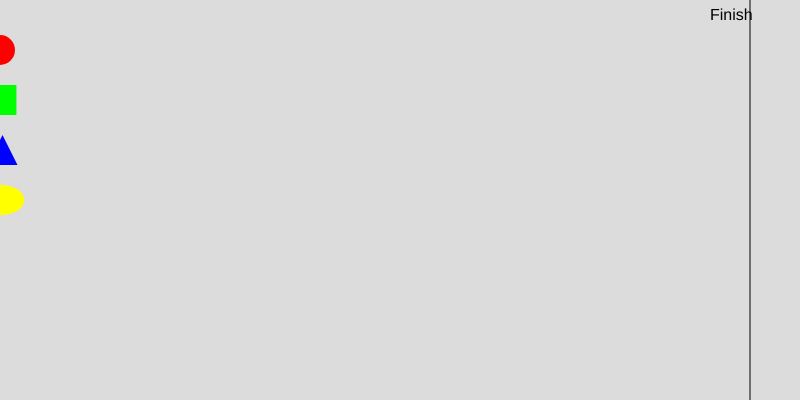
Frame 1 (no input)
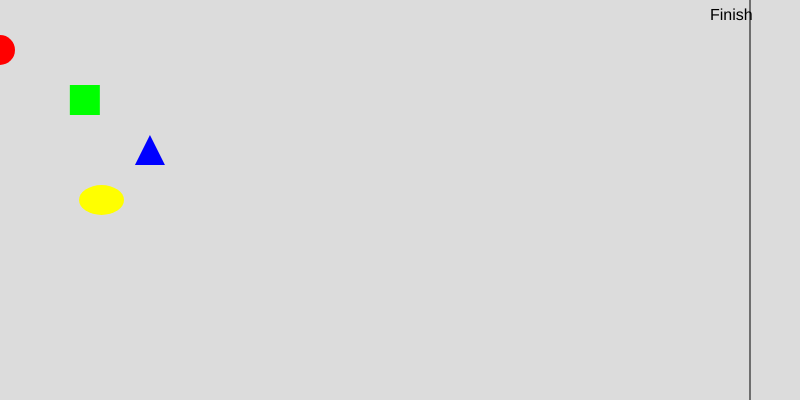
Frame 60 (no input)
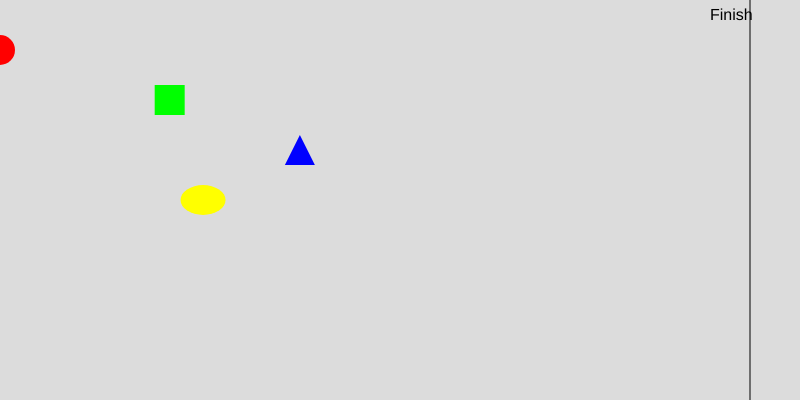
Frame 120 (the mouse pressed at the canvas centre since frame 60)

The p5.js sketch that drew these frames (run headless with seeded random() and noise() and a simulated clock; from frame 60 on, the mouse is pressed at the canvas centre):

// p5.js sketch
// ── sketch.js
let racers = [];
let finishLine;
let playerIndex = 0; // Index of the player-controlled racer
let raceOver = false;
let winner = "";
let keys = {}; // Object to track pressed keys

function setup() {
  createCanvas(800, 400);
  finishLine = width - 50;

  // Create racers with different shapes
  racers.push(new Racer('circle', color(255, 0, 0), 50, true)); // Player-controlled racer
  racers.push(new Racer('square', color(0, 255, 0), 100));
  racers.push(new Racer('triangle', color(0, 0, 255), 150));
  racers.push(new Racer('ellipse', color(255, 255, 0), 200));
}

function draw() {
  background(220);

  // Draw finish line
  stroke(0);
  line(finishLine, 0, finishLine, height);
  noStroke();
  fill(0);
  textSize(16);
  text("Finish", finishLine - 40, 20);

  // Check if race is over
  if (raceOver) {
    textSize(32);
    fill(50);
    textAlign(CENTER, CENTER);
    text(winner + " wins!", width / 2, height / 2);
    noLoop();
    return;
  }

  // Handle player movement
  handlePlayerMovement();

  // Update and display all racers
  for (let i = 0; i < racers.length; i++) {
    let racer = racers[i];
    racer.update();

    // Check for collisions between the player and others
    if (i !== playerIndex) {
      racers[playerIndex].checkCollision(racer);
    }

    racer.display();

    // Check if any racer has won
    if (racer.x >= finishLine && !raceOver) {
      raceOver = true;
      winner = racer.isPlayer ? "Player" : `Racer ${i + 1}`;
    }
  }
}

function handlePlayerMovement() {
  let player = racers[playerIndex];
  if (keys[UP_ARROW]) {
    player.y = max(0, player.y - 5);
  }
  if (keys[DOWN_ARROW]) {
    player.y = min(height, player.y + 5);
  }
  if (keys[LEFT_ARROW]) {
    player.x = max(0, player.x - 5);
  }
  if (keys[RIGHT_ARROW]) {
    player.x = min(finishLine, player.x + 5);
  }
}

function keyPressed() {
  // Record the key being pressed
  keys[keyCode] = true;
}

function keyReleased() {
  // Record the key being released
  keys[keyCode] = false;
}

function mousePressed() {
  // Interact with racers by clicking
  for (let racer of racers) {
    racer.checkInteraction(mouseX, mouseY);
  }
}

class Racer {
  constructor(shape, color, y, isPlayer = false) {
    this.shape = shape;
    this.color = color;
    this.y = y;
    this.x = 0;
    this.speed = random(1, 3);
    this.boost = 0;
    this.size = 30;
    this.isPlayer = isPlayer;
  }

  update() {
    if (!this.isPlayer) {
      this.x += this.speed + this.boost;
    }
    this.boost *= 0.9; // Gradual slowdown after a boost
    this.x = min(this.x, finishLine); // Stop at the finish line
  }

  display() {
    fill(this.color);
    noStroke();

    if (this.shape === 'circle') {
      ellipse(this.x, this.y, this.size, this.size);
    } else if (this.shape === 'square') {
      rect(this.x - this.size / 2, this.y - this.size / 2, this.size, this.size);
    } else if (this.shape === 'triangle') {
      triangle(
        this.x, this.y - this.size / 2,
        this.x - this.size / 2, this.y + this.size / 2,
        this.x + this.size / 2, this.y + this.size / 2
      );
    } else if (this.shape === 'ellipse') {
      ellipse(this.x, this.y, this.size * 1.5, this.size);
    }
  }

  checkInteraction(px, py) {
    if (dist(px, py, this.x, this.y) < this.size) {
      this.boost = 5; // Add a speed boost on click
    }
  }

  checkCollision(other) {
    let distance = dist(this.x, this.y, other.x, other.y);
    if (distance < this.size) {
      // Push other racer
      other.boost = 5;
    }
  }
}
